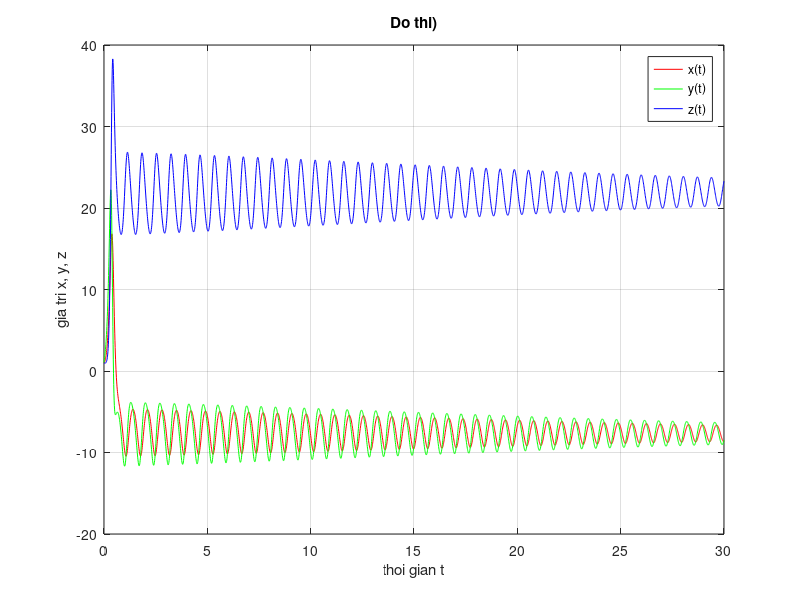

The MATLAB script that drew this image:
lorenz = @(t, xyz) [10*(xyz(2) - xyz(1)); 23*xyz(1) - xyz(2) - xyz(1)*xyz(3); xyz(1)*xyz(2) - (8/3)*xyz(3)];

t0 = 0;
tf = 30;
xyz0 = [1; 1; 1]; 
h = 0.01; 
t = t0:h:tf;
n = length(t);
xyz = zeros(3, n);
xyz(:,1) = xyz0;

for i = 1:(n - 1)
    k1 = h * lorenz(t(i), xyz(:,i));
    k2 = h * lorenz(t(i) + h/2, xyz(:,i) + k1/2);
    k3 = h * lorenz(t(i) + h/2, xyz(:,i) + k2/2);
    k4 = h * lorenz(t(i) + h, xyz(:,i) + k3);
    xyz(:,i+1) = xyz(:,i) + (k1 + 2*k2 + 2*k3 + k4) / 6;
end

figure;
plot(t, xyz(1,:), 'r', t, xyz(2,:), 'g', t, xyz(3,:), 'b');
title('Do thi)');
xlabel('thoi gian t');
ylabel('gia tri x, y, z');
legend('x(t)', 'y(t)', 'z(t)');
grid on;
